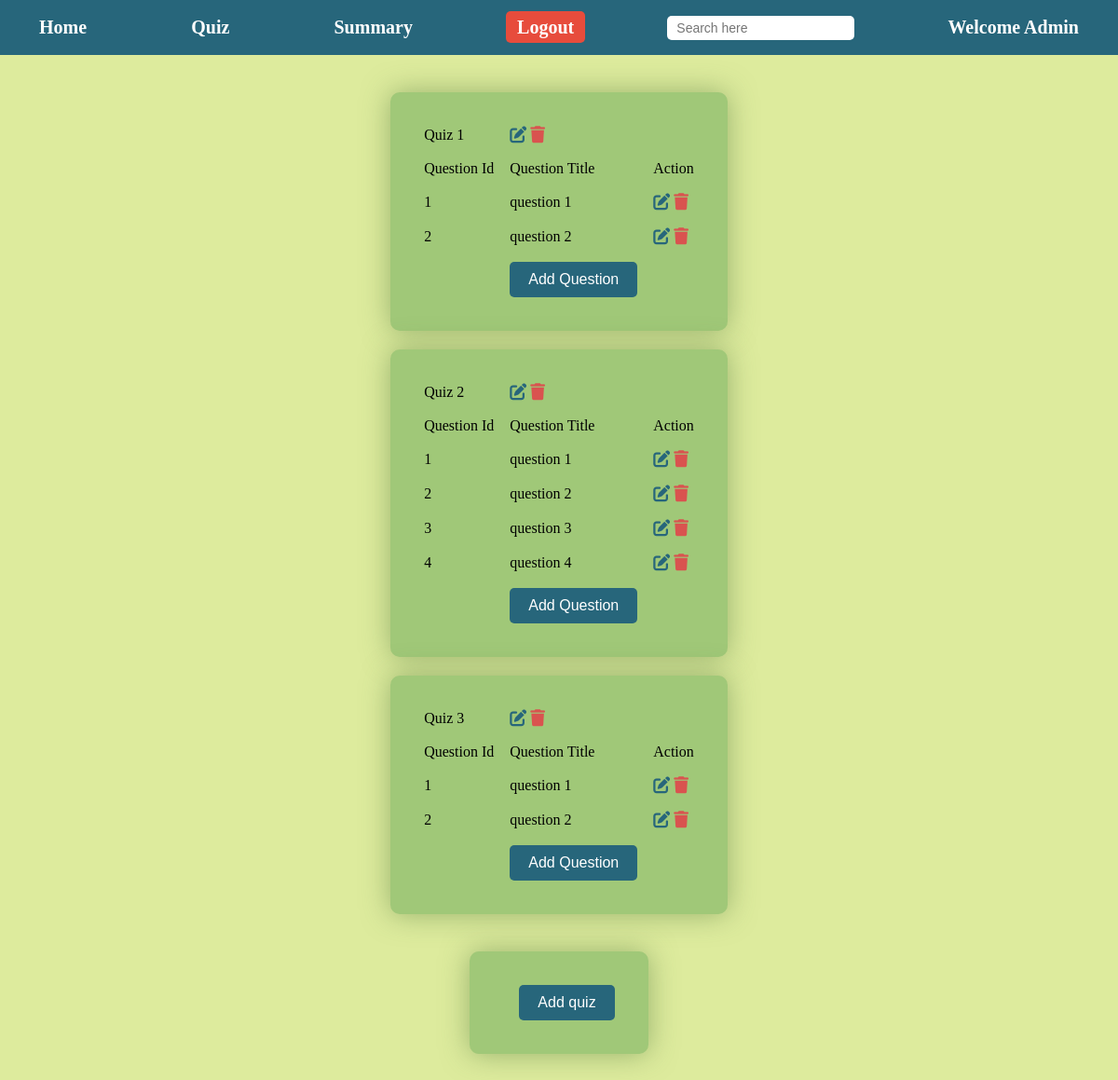
The app's page /admindb/quiz_dashboard/ (signed in), older data.
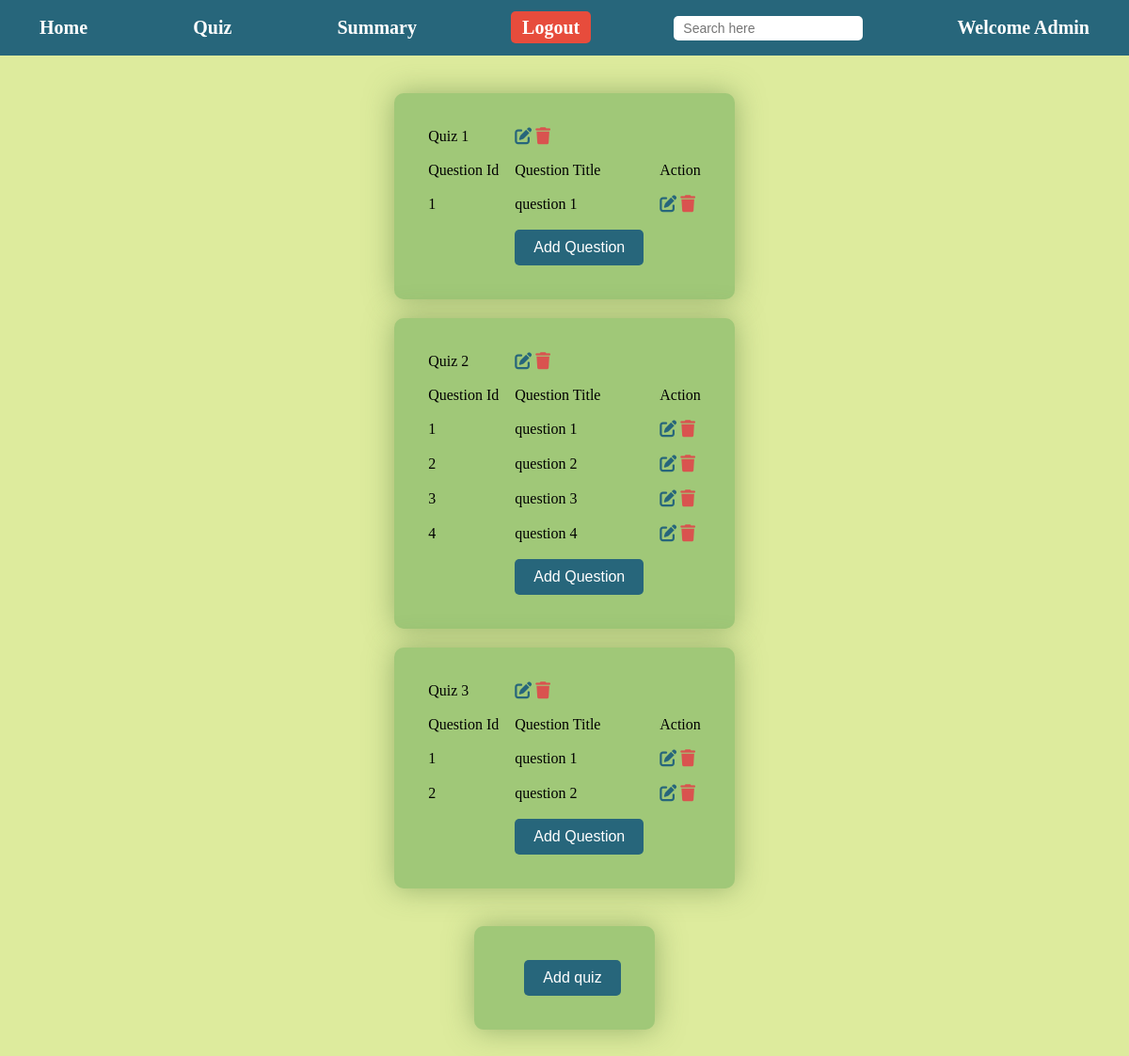
The same page, newer data.
### models.py (models this page shows, shortened)
class Quiz(data.Model):
    __tablename__='quizzes'
    quiz_id=data.Column(data.Integer,primary_key=True)
    quiz_title=data.Column(data.String(200),nullable=False)
    chap_id=data.Column(data.Integer,data.ForeignKey('chap.chap_id'),nullable=False)
    quiz_date=data.Column(data.Date,nullable=False)
    quiz_time=data.Column(data.Integer,nullable=False)
    quiz_score=data.relationship('Scores',backref='Quiz',lazy=True)
    quiz_ques=data.relationship('Questions',backref='Quiz',lazy=True)

class Questions(data.Model):
    __tablename__="question"
    ques_id=data.Column(data.Integer,primary_key=True)
    ques_title=data.Column(data.String(200),nullable=False)
    ques_statement=data.Column(data.Text,nullable=False,unique=True)
    options=data.relationship('Option',backref='question',cascade='all,delete-orphan',lazy='dynamic',foreign_keys='Option.op_ques_id')
    quiz_id=data.Column(data.Integer,data.ForeignKey('quizzes.quiz_id'),nullable=False)
    correct_option=data.Column(data.Integer,data.ForeignKey('options.op_id'),nullable=True)

### app.py (the view)
@application.route('/admindb/quiz_dashboard/')
def quiz_dashboard():
    if 'admin' not in session:
        flash('please login')
        return redirect(url_for('Admin_Login'))
    Quizzes=Quiz.query.all()
    Question=Questions.query.all()
    return render_template('quiz_dashboard.html',quizzes=Quizzes,Question=Question,user="Admin",request_path=request.path)

### templates/quiz_dashboard.html (shortened to what this page needs)
{% extends 'index.html' %}
{% block navbar %}
{% include "admin-navbar.html" %}
{% endblock %}
{% block content %}
<center>
    <div id="quizdashboard">
        {% for quiz in quizzes %}
        <table>
            <tr>
                <td>{{ quiz.quiz_title }}</td>
                <td><a href="{{ url_for('edit_quiz',quiz_id=quiz.quiz_id) }}"><i class="fa fa-edit"></i></a>
                    <a href="{{ url_for('delete_quiz',quiz_id=quiz.quiz_id) }}"><i class="fa fa-trash"></i></a>
                </td>
            </tr>
            <tr>
                <td>Question Id</td>
                <td>Question Title</td>
                <td>Action</td>
            </tr>
            {% set ns = namespace(question_no=0) %}
            {% for question in Question %}
            {% if question.quiz_id == quiz.quiz_id %}
            {% set ns.question_no = ns.question_no + 1 %}
            <tr>
                <td>{{ ns.question_no }}</td>
                <td>{{ question.ques_title }}</td>
                <td><a href="{{ url_for('edit_question',quiz_id=quiz.quiz_id,question_id=question.ques_id) }}"><i class="fa fa-edit"></i></a>
                    <a href="{{ url_for('delete_question',question_id=question.ques_id) }}"><i class="fa fa-trash"></i></a>
                </td>
            </tr>
            {% endif %}
            {% endfor %}
            <tr>
                <td></td>
                <td><a href="{{ url_for('create_question',quiz_id=quiz.quiz_id) }}"><input type="button"
                            value="Add Question"></a></td>
            </tr>
        </table>
        {% endfor %}
    </div>
    <div>
        <table>
            <tr>
                <td></td>
                <td><a href="{{ url_for('create_quiz') }}"><input type="button" value="Add quiz"></a></td>
            </tr>
        </table>
    </div>
</center>
{% endblock %}

Row changes from the older to the newer data that the page shows:
removed Questions: question_no "2", ques_title "question 2", shown under Quiz "Quiz 1"
